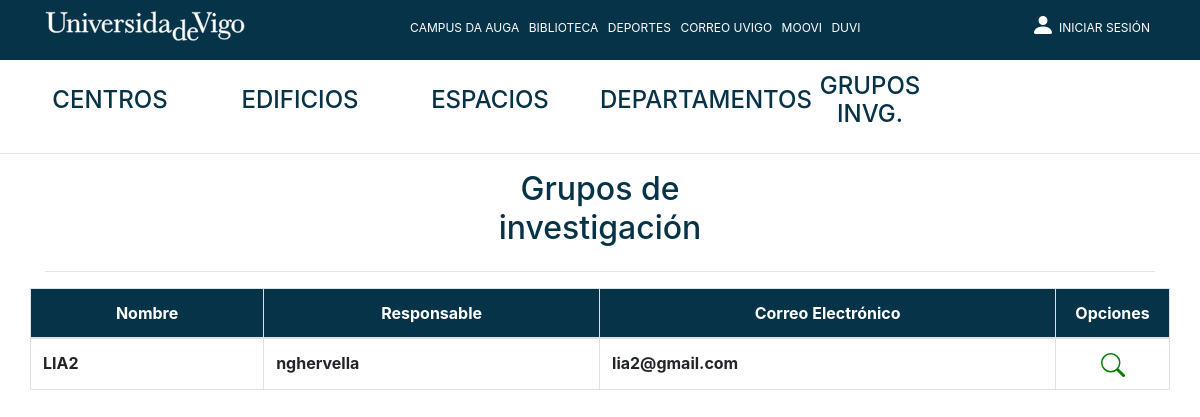
Screenshot of /Controllers/GrupoInvestigacion_Controller.php?action=showall with the database file from the repository.
### tables this page shows
CREATE TABLE `grupo_investigacion` (
	`grupo_id` int NOT NULL AUTO_INCREMENT,
	`nombre_grupo` VARCHAR(70) NOT NULL,
	`telef_grupo` int NOT NULL,
	`lineas_investigacion` VARCHAR(200) NOT NULL,
	`area_conoc_grupo` VARCHAR(30) NOT NULL,
	`email_grupo` VARCHAR(30) NOT NULL,
	`responsable_grupo` int,
	PRIMARY KEY	(`grupo_id`)
 );

### Models/GRUPO_INVESTIGACION_Model.php (called while the page is built, shortened)
<?php
include_once 'Access_DB.php';
    class GRUPO_INVESTIGACION_Model{
        private $db;
        private $grupo_id;
        private $nombre_grupo;
        private $email_grupo;
        function __construct($grupo_id,
                             $nombre_grupo,
                             $telef_grupo,
                             $lineas_investigacion,
                             $area_conoc_grupo,
                             $email_grupo,
                             $responsable_grupo){
            $this->grupo_id = $grupo_id;
            $this->nombre_grupo = $nombre_grupo;
            $this->email_grupo = $email_grupo;
            $this->db = PDOConnection::getInstance();
        }
        function SHOWALL(){
            $stmt = $this->db->prepare("SELECT * FROM grupo_investigacion");
            $stmt->execute();
            $grupos_db = $stmt->fetchAll(PDO::FETCH_ASSOC);
            $allgrupos = array();
            foreach ($grupos_db as $grupo){
                array_push($allgrupos,
                    new GRUPO_INVESTIGACION_Model(
                        $grupo['grupo_id'],$grupo['nombre_grupo'],$grupo['telef_grupo']
                        ,$grupo['lineas_investigacion'],$grupo['area_conoc_grupo'],$grupo['email_grupo'],$grupo['responsable_grupo']
                    )
                );
            }
            return $allgrupos;
        }
        function getNombreGrupo(){
            return $this->nombre_grupo;
        }
        public function getGrupoId()
        {
            return $this->grupo_id;
        }
        public function getEmailGrupo()
        {
            return $this->email_grupo;
        }
    }
?>

### Models/Access_DB.php (called while the page is built)
<?php
class PDOConnection
{
    private static $dbhost = "127.0.0.1";
    private static $dbname = "hauga";
    private static $dbuser = "admin_hauga";
    private static $dbpass = "admin_hauga";
    private static $db_singleton = null;
    public static function getInstance()
    {
        if (self::$db_singleton == null) {
            self::$db_singleton = new PDO(
                "mysql:host=" . self::$dbhost . ";dbname=" . self::$dbname . ";charset=utf8",
                self::$dbuser,
                self::$dbpass,
                array(
                    PDO::ATTR_EMULATE_PREPARES => false,
                    PDO::ATTR_ERRMODE => PDO::ERRMODE_EXCEPTION
                )
            );
        }
        return self::$db_singleton;
    }
}
?>

### Views/GRUPOINVESTIGACION_SHOWALL_View.php (the view, shortened to what this page needs)
<?php
class GRUPOINVESTIGACION_SHOWALL_View{
    var $arrayGrupos;
    var $loginResponsables;
    function __construct($arrayGrupos, $loginResponsables , $numPag)
    {
        $this->arrayGrupos = $arrayGrupos;
        $this->loginResponsables = $loginResponsables;
        $this->render();
    }
    function render(){
        include '../Views/Header.php';
        ?>
        <div class="container">
            <div class="row align-self-center">
                <div class="col text-left">
                </div>
                <div class="col align-self-center">
                    <h2 class="text-center textoAzul">Grupos de investigación</h2>
                </div>
                <div class="col text-right">
                </div>
            </div>
            <hr>
            <div class="row">
                <table class="table table-bordered">
                    <thead>
                    <tr class="text-center" style="color: white;background-color: #073349;">
                        <th scope="col">Nombre</th>
                        <th scope="col">Responsable</th>
                        <th scope="col">Correo Electrónico</th>
                        <th style="width: 10%" scope="col">Opciones</th>
                    </tr>
                    </thead>
                    <tbody>
                    <?php
                    foreach($this->arrayGrupos as $grupo){ ?>
                        <tr>
                            <th scope="row"><?=$grupo->getNombreGrupo()?></th>
                            <th><?=$this->loginResponsables[$grupo->getGrupoId()]?></th>
                            <th><?=$grupo->getEmailGrupo()?></th>
                            <th style="text-align: center">
                                <a href="../Controllers/GrupoInvestigacion_Controller.php?action=showcurrent&grupo_id=<?=$grupo->getGrupoId()?>">
                                </a>
                            </th>
                        </tr>
                        <?php
                    }
                    ?>
                    </tbody>
                </table>
            </div>
        <?php
    }
}

### libraries/estilos.css (style rules this page uses)
.textoAzul { color: #073349; }

### rows the page displays
grupo_investigacion: nombre_grupo "LIA2", grupo_id "nghervella", email_grupo "lia2@gmail.com"
